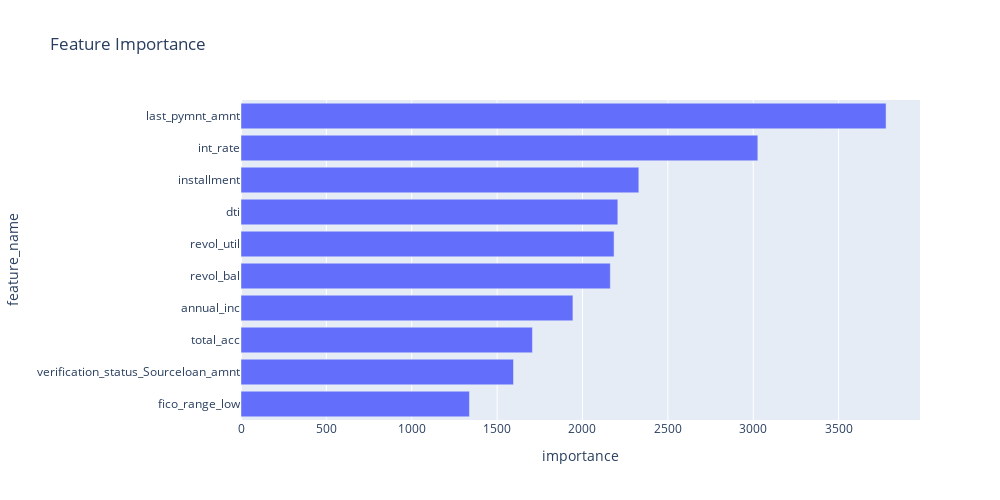

The code cell stored with this chart in its notebook:
### Markdown cell above
- last_pymnt_amnt: Last total payment amount received
- int_rate: Interest Rate on the loan
- installment: The monthly payment owed by the borrower if the loan originates
- dti: A ratio calculated using the borrower’s total monthly debt payments on the total debt obligations, excluding mortgage and the requested LC loan, divided by the borrower’s self-reported monthly income
- revol_util: Revolving line utilization rate, or the amount of credit the borrower is using relative to all available revolving credit
- revol_bal: Total credit revolving balance
- annual_inc: The self-reported annual income provided by the borrower during registration
- total_acc: The total number of credit lines currently in the borrower's credit file
- verification_status: Indicates if income was verified by LC, not verified, or if the income source was verified
- fico_range_low: The lower boundary range the borrower’s FICO at loan origination belongs to

### Code cell
fig = px.bar(fi_df.head(10).iloc[::-1], y='feature_name', x='importance', title='Feature Importance', orientation='h', width=1000, height=500)
fig.show()

### Figure 1 — Plotly figure (JSON) as saved in the notebook; plotly's stock layout.template omitted (floating-point values rounded to 4 significant figures)
{"data": [{"alignmentgroup": "True", "hovertemplate": "importance=%{x}<br>feature_name=%{y}<extra></extra>", "legendgroup": "", "marker": {"color": "#636efa", "pattern": {"shape": ""}}, "name": "", "offsetgroup": "", "orientation": "h", "showlegend": false, "textposition": "auto", "type": "bar", "x": [1338, 1596, 1707, 1944, 2163, 2185, 2207, 2330, 3027, 3778], "xaxis": "x", "y": ["fico_range_low", "verification_status_Sourceloan_amnt", "total_acc", "annual_inc", "revol_bal", "revol_util", "dti", "installment", "int_rate", "last_pymnt_amnt"], "yaxis": "y"}], "layout": {"barmode": "relative", "height": 500, "legend": {"tracegroupgap": 0}, "title": {"text": "Feature Importance"}, "width": 1000, "xaxis": {"anchor": "y", "domain": [0, 1], "title": {"text": "importance"}}, "yaxis": {"anchor": "x", "domain": [0, 1], "title": {"text": "feature_name"}}}}
